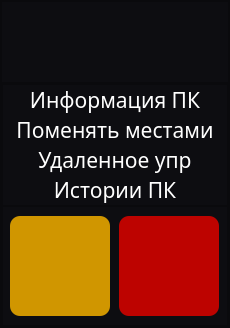
     <widget class="QFrame" name="menu">
      <property name="minimumSize">
       <size>
        <width>230</width>
        <height>0</height>
       </size>
      </property>
      <property name="maximumSize">
       <size>
        <width>230</width>
        <height>16777215</height>
       </size>
      </property>
      <property name="toolTipDuration">
       <number>0</number>
      </property>
      <property name="styleSheet">
       <string notr="true">background-color: rgb(13, 13, 17);</string>
      </property>
      <property name="frameShape">
       <enum>QFrame::StyledPanel</enum>
      </property>
      <property name="frameShadow">
       <enum>QFrame::Raised</enum>
      </property>
      <layout class="QVBoxLayout" name="verticalLayout">
       <property name="spacing">
        <number>0</number>
       </property>
       <property name="leftMargin">
        <number>0</number>
       </property>
       <property name="topMargin">
        <number>0</number>
       </property>
       <property name="rightMargin">
        <number>0</number>
       </property>
       <property name="bottomMargin">
        <number>0</number>
       </property>
       <item>
        <widget class="QFrame" name="logo">
         <property name="minimumSize">
          <size>
           <width>0</width>
           <height>58</height>
          </size>
         </property>
         <property name="maximumSize">
          <size>
           <width>16777215</width>
           <height>140</height>
          </size>
         </property>
         <property name="frameShape">
          <enum>QFrame::StyledPanel</enum>
         </property>
         <property name="frameShadow">
          <enum>QFrame::Raised</enum>
         </property>
         <layout class="QVBoxLayout" name="verticalLayout_18">
          <property name="leftMargin">
           <number>15</number>
          </property>
          <property name="topMargin">
           <number>10</number>
          </property>
          <property name="rightMargin">
           <number>15</number>
          </property>
          <property name="bottomMargin">
           <number>9</number>
          </property>
          <item>
           <widget class="QLabel" name="logo_club">
            <property name="font">
             <font>
              <pointsize>40</pointsize>
             </font>
            </property>
            <property name="layoutDirection">
             <enum>Qt::RightToLeft</enum>
            </property>
            <property name="text">
             <string/>
            </property>
            <property name="pixmap">
             <pixmap resource="../icon_and_logo_qrc/Logo.qrc">:/newPrefix/img/LOGO_2.3.4.png</pixmap>
            </property>
            <property name="scaledContents">
             <bool>true</bool>
            </property>
            <property name="alignment">
             <set>Qt::AlignCenter</set>
            </property>
           </widget>
          </item>
         </layout>
        </widget>
       </item>
       <item>
        <widget class="QFrame" name="nav">
         <property name="maximumSize">
          <size>
           <width>16777215</width>
           <height>16777215</height>
          </size>
         </property>
         <property name="frameShape">
          <enum>QFrame::StyledPanel</enum>
         </property>
         <property name="frameShadow">
          <enum>QFrame::Raised</enum>
         </property>
         <layout class="QVBoxLayout" name="verticalLayout_2">
          <property name="spacing">
           <number>0</number>
          </property>
          <property name="leftMargin">
           <number>0</number>
          </property>
          <property name="topMargin">
           <number>0</number>
          </property>
          <property name="rightMargin">
           <number>0</number>
          </property>
          <property name="bottomMargin">
           <number>0</number>
          </property>
          <item>
           <widget class="QFrame" name="navigator">
            <property name="maximumSize">
             <size>
              <width>16777215</width>
              <height>287</height>
             </size>
            </property>
            <property name="frameShape">
             <enum>QFrame::StyledPanel</enum>
            </property>
            <property name="frameShadow">
             <enum>QFrame::Raised</enum>
            </property>
            <layout class="QVBoxLayout" name="verticalLayout_13">
             <property name="spacing">
              <number>0</number>
             </property>
             <property name="leftMargin">
              <number>0</number>
             </property>
             <property name="topMargin">
              <number>0</number>
             </property>
             <property name="rightMargin">
              <number>0</number>
             </property>
             <property name="bottomMargin">
              <number>0</number>
             </property>
             <item>
              <widget class="QPushButton" name="btn_information_PC">
               <property name="maximumSize">
                <size>
                 <width>500</width>
                 <height>68</height>
                </size>
               </property>
               <property name="font">
                <font>
                 <family>Montserrat Medium</family>
                 <pointsize>-1</pointsize>
                </font>
               </property>
               <property name="styleSheet">
                <string notr="true">QPushButton{
	color: #ffffff;
	font-size: 21px;
	border: 0;
}

QPushButton:hover{
	
	background-color:qlineargradient(spread:pad, x1:0, y1:0.483, x2:1, y2:0.489, stop:0 rgba(146, 0, 0, 255), stop:1 rgba(4, 4, 5, 0));
}</string>
               </property>
               <property name="text">
                <string>Информация ПК</string>
               </property>
              </widget>
             </item>
             <item>
              <widget class="QPushButton" name="btn_swap_places">
               <property name="maximumSize">
                <size>
                 <width>500</width>
                 <height>68</height>
                </size>
               </property>
               <property name="font">
                <font>
                 <family>Montserrat Medium</family>
                 <pointsize>-1</pointsize>
                </font>
               </property>
               <property name="styleSheet">
                <string notr="true">QPushButton{
	color: #ffffff;
	font-size: 21px;
	border: 0;
}

QPushButton:hover{
	
	background-color:qlineargradient(spread:pad, x1:0, y1:0.483, x2:1, y2:0.489, stop:0 rgba(146, 0, 0, 255), stop:1 rgba(4, 4, 5, 0));
}</string>
               </property>
               <property name="text">
                <string>Поменять местами</string>
               </property>
              </widget>
             </item>
             <item>
              <widget class="QPushButton" name="btn_remote_management">
               <property name="maximumSize">
                <size>
                 <width>500</width>
                 <height>68</height>
                </size>
               </property>
               <property name="font">
                <font>
                 <family>Montserrat Medium</family>
                 <pointsize>-1</pointsize>
                </font>
               </property>
               <property name="styleSheet">
                <string notr="true">QPushButton{
	color: #ffffff;
	font-size: 21px;
	border: 0;
}

QPushButton:hover{
	
	background-color:qlineargradient(spread:pad, x1:0, y1:0.483, x2:1, y2:0.489, stop:0 rgba(146, 0, 0, 255), stop:1 rgba(4, 4, 5, 0));
}</string>
               </property>
               <property name="text">
                <string>Удаленное упр</string>
               </property>
              </widget>
             </item>
             <item>
              <widget class="QPushButton" name="btn_stories_PC">
               <property name="maximumSize">
                <size>
                 <width>500</width>
                 <height>68</height>
                </size>
               </property>
               <property name="font">
                <font>
                 <family>Montserrat Medium</family>
                 <pointsize>-1</pointsize>
                </font>
               </property>
               <property name="styleSheet">
                <string notr="true">QPushButton{
	color: #ffffff;
	font-size: 21px;
	border: 0;
}

QPushButton:hover{
	
	background-color:qlineargradient(spread:pad, x1:0, y1:0.483, x2:1, y2:0.489, stop:0 rgba(146, 0, 0, 255), stop:1 rgba(4, 4, 5, 0));
}</string>
               </property>
               <property name="text">
                <string>Истории ПК</string>
               </property>
              </widget>
             </item>
            </layout>
           </widget>
          </item>
          <item>
           <widget class="QFrame" name="buttons_PC">
            <property name="maximumSize">
             <size>
              <width>16777215</width>
              <height>180</height>
             </size>
            </property>
            <property name="frameShape">
             <enum>QFrame::StyledPanel</enum>
            </property>
            <property name="frameShadow">
             <enum>QFrame::Raised</enum>
            </property>
            <layout class="QHBoxLayout" name="horizontalLayout_3">
             <property name="spacing">
              <number>9</number>
             </property>
             <property name="leftMargin">
              <number>7</number>
             </property>
             <property name="rightMargin">
              <number>7</number>
             </property>
             <item>
              <widget class="QPushButton" name="btn_reboot">
               <property name="minimumSize">
                <size>
                 <width>100</width>
                 <height>100</height>
                </size>
               </property>
               <property name="maximumSize">
                <size>
                 <width>100</width>
                 <height>100</height>
                </size>
               </property>
               <property name="styleSheet">
                <string notr="true">QPushButton{
background-color: #D09600;
border-radius: 10px;
color: #fff;
}

QPushButton:hover{
background-color: #BD8800;
}</string>
               </property>
               <property name="text">
                <string/>
               </property>
               <property name="icon">
                <iconset resource="../icon_and_logo_qrc/icon.qrc">
                 <normaloff>:/newPrefix/icon/icons8-restart-96.png</normaloff>:/newPrefix/icon/icons8-restart-96.png</iconset>
               </property>
               <property name="iconSize">
                <size>
                 <width>80</width>
                 <height>80</height>
                </size>
               </property>
              </widget>
             </item>
             <item>
              <widget class="QPushButton" name="btn_off_or_on">
               <property name="minimumSize">
                <size>
                 <width>100</width>
                 <height>100</height>
                </size>
               </property>
               <property name="maximumSize">
                <size>
                 <width>100</width>
                 <height>100</height>
                </size>
               </property>
               <property name="styleSheet">
                <string notr="true">QPushButton{
background-color: #BD0300;
border-radius: 10px;
color: #fff;
}

QPushButton:hover{
background-color: #690200;
}

QPushButton:focus{
background-color: #1DC003;
}</string>
               </property>
               <property name="text">
                <string/>
               </property>
               <property name="icon">
                <iconset resource="../icon_and_logo_qrc/icon.qrc">
                 <normaloff>:/newPrefix/icon/icons8-power-button-96.png</normaloff>:/newPrefix/icon/icons8-power-button-96.png</iconset>
               </property>
               <property name="iconSize">
                <size>
                 <width>80</width>
                 <height>80</height>
                </size>
               </property>
               <property name="shortcut">
                <string notr="true"/>
               </property>
               <property name="checkable">
                <bool>false</bool>
               </property>
               <property name="checked">
                <bool>false</bool>
               </property>
               <property name="autoRepeat">
                <bool>false</bool>
               </property>
               <property name="autoExclusive">
                <bool>false</bool>
               </property>
               <property name="autoRepeatInterval">
                <number>100</number>
               </property>
              </widget>
             </item>
            </layout>
           </widget>
          </item>
         </layout>
        </widget>
       </item>
      </layout>
     </widget>
